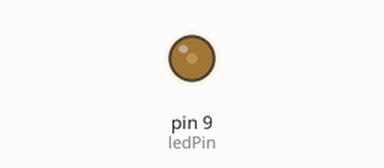
Bench run of a sketch on a simulated Arduino Uno, built with avr-gcc and run on an emulated ATmega328P. Parts: output pins drawn as LEDs (lit = HIGH).

Above: at 0.05 s.
At 0.2 s:
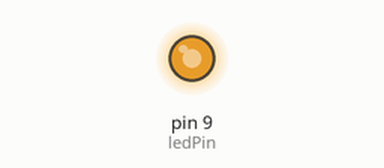
Timing chart, 0 to 3.0 s (numbered marks = the images above):
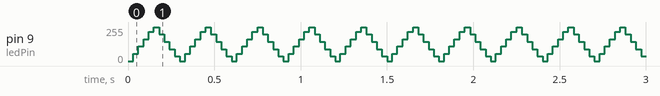

Measured:
- by itself, pin 9 (ledPin): repeats every 0.30 s: 110/255 0.03 s, 165/255 0.03 s, 220/255 0.03 s, 255/255 0.03 s, 200/255 0.03 s, 145/255 0.03 s, 90/255 0.03 s, 35/255 0.03 s, 0/255 0.03 s, 55/255 0.03 s

The sketch:

A04_fading.ino
```cpp
/*
 Fading

 This example shows how to fade an LED using the analogWrite() function.

 The circuit:
 * LED attached from digital pin 9 to ground.

Written by:
Ali R. Saberi
October 2013
McGill Universty
 */


int ledPin = 9;    // LED connected to digital pin 9

void setup()  {
}

void loop()  {
  // fade in from min to max in increments of 55 points:
  for(int fadeValue = 0 ; fadeValue <= 255; fadeValue +=55) {
    // sets the value (range from 0 to 255):
    analogWrite(ledPin, fadeValue);
    // wait for 30 milliseconds to see the dimming effect
    delay(30);
  }

  // fade out from max to min in increments of 55 points:
  for(int fadeValue = 255 ; fadeValue >= 0; fadeValue -=55) {
    // sets the value (range from 0 to 255):
    analogWrite(ledPin, fadeValue);
    // wait for 30 milliseconds to see the dimming effect
    delay(30);
  }
}
```
